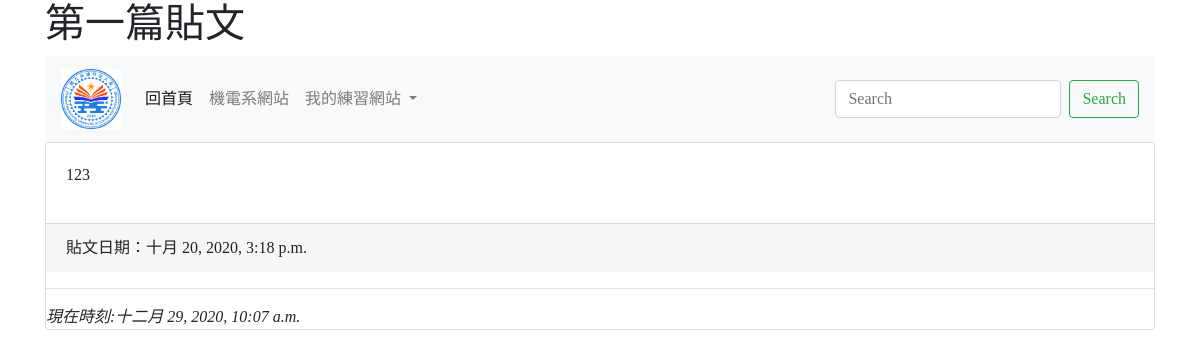
/post/first/, run on the app's committed database.
### mysite/models.py (models this page shows, shortened)
class Post(models.Model):
    title = models.CharField(max_length=200)
    slug = models.CharField(max_length=200)
    body = models.TextField()
    pub_date = models.DateTimeField(auto_now_add=True) #日期
    class Meta:
        ordering = ('-pub_date',) #排序方式=(-日期)   -由新到舊排序

### mysite/views.py (the view)
# urls.py: path('post/<str:slug>/', showpost),
def showpost(request, slug):
    now = datetime.now()
    try:
        post = Post.objects.get(slug=slug)
        return render(request,'post.html',locals())
    except:
        return redirect('/')

### templates/post.html (shortened to what this page needs)
{% extends 'base.html' %}
{% block titlemessage %}
    <h1> {{ post.title }} </h1>
{% endblock %}
{% block content %}
      <div class='card'>
          <div class='card-body'>
            {{ post.body | linebreaks }}
          </div>
          <div class='card-footer'>
              貼文日期：{{ post.pub_date }}
          </div>
{% endblock %}

### templates/base.html (style rules this page uses)
body { font-family: 微軟正黑體;標楷體; }

### data on the page
Post: title "第一篇貼文", body "123", pub_date "十月 20, 2020, 3:18 p.m."
